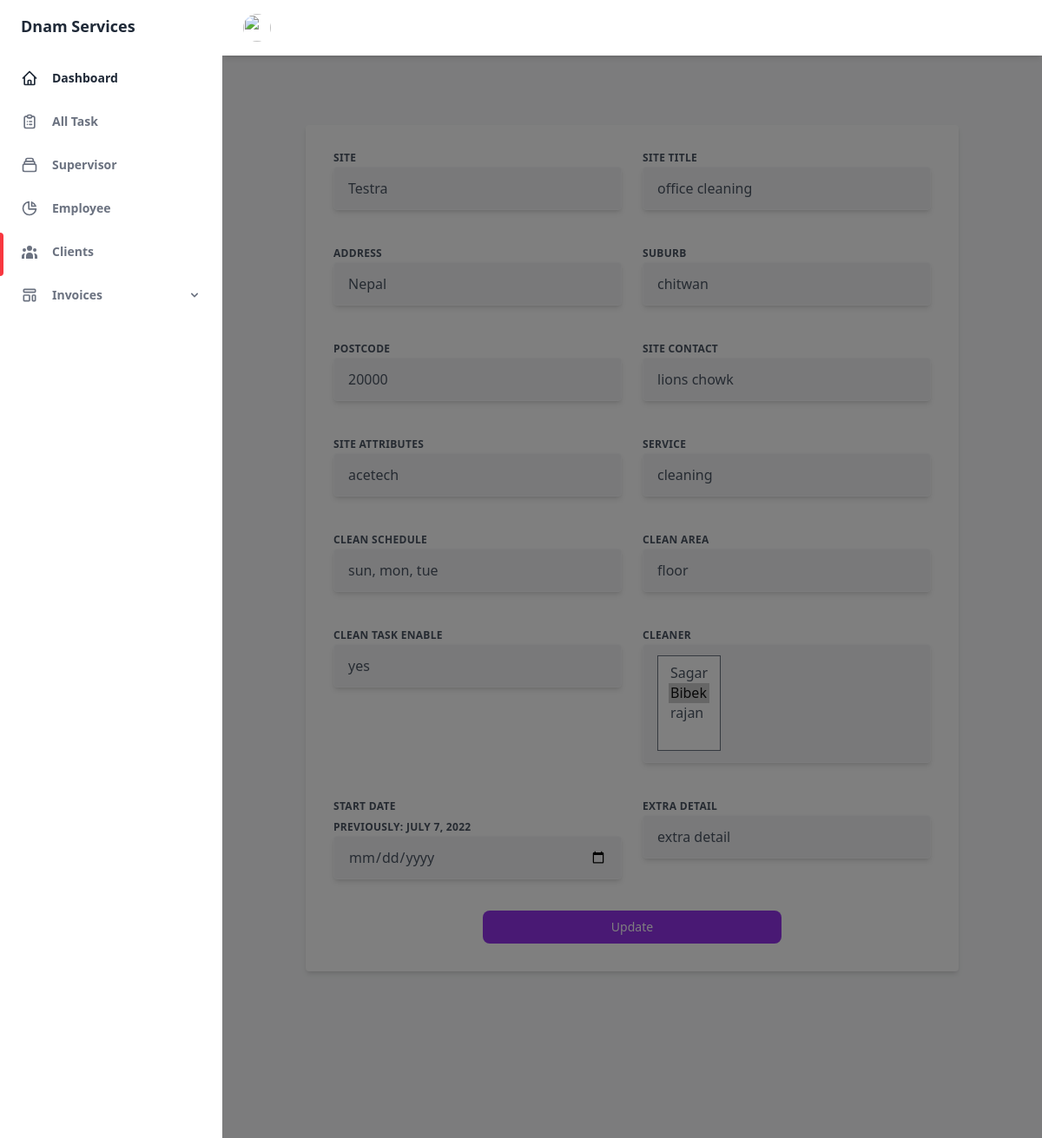
Screenshot of /editsite/17 (signed in) with the database file from the repository.
### dnamservices/models.py (models this page shows, shortened)
class Sites(models.Model):
    site_name = models.CharField(max_length=50)
    client = models.ForeignKey(Client, on_delete=models.CASCADE)
    site_title = models.CharField(max_length=50)
    address = models.CharField(max_length=50, default="", blank=True)
    suburb = models.CharField(max_length=50, default="", blank=True)
    postcode = models.CharField(max_length=50, default="", blank=True)
    site_contact = models.CharField(max_length=50, default="", blank=True)
    site_attribute = models.CharField(max_length=100, default="", blank=True)
    service = models.CharField(max_length=100, default="", blank=True)
    clean_schedule = models.CharField(max_length=100, default="", blank=True)
    clean_area = models.CharField(max_length=50, default="", blank=True)
    clean_task_enable = models.CharField(default="", max_length=10, choices=clean_task_enable, blank=True)
    cleaner = models.ManyToManyField(Employee, default="", blank=True)
    startdate = models.DateField(auto_now=False, auto_now_add=False, blank=True)
    extra_detail = models.TextField(blank=True)
    sunday = models.IntegerField(default="0", blank=True)
    monday = models.IntegerField(default="0", blank=True)
    tuesday = models.IntegerField(default="0", blank=True)
    wednesday = models.IntegerField(default="0", blank=True)
    thrusday = models.IntegerField(default="0", blank=True)
    friday = models.IntegerField(default="0", blank=True)
    saturday = models.IntegerField(default="0", blank=True)
    enter = models.BooleanField("save")
    remove = models.BooleanField("delete",default=False)

### dnamservices/views.py (the view, shortened to what this page needs)
# urls.py: path('editsite/<str:pk>', EditSitesView, name="editsite"),
@login_required()
def EditSitesView(request, pk):
    template_name = "dnam/dashboard/clients/editsites.html"
    site = Sites.objects.get(id=pk)
    employee = Employee.objects.all()
    form = EditSitesForm(instance=site)
    context = {
        'site':site,
        'form':form,
        'employee':employee,
    }
    return render(request, template_name, context)

### dnamservices/forms.py
class EditSitesForm(forms.ModelForm):
    class Meta:
        model = Sites
        fields = '__all__'
        exclude = ['client', 'sunday', 'monday', 'tuesday', 'wednesday', 'thrusday', 'friday', 'saturday', 'enter']

### dnamservices/models.py (called while the page is built)
    def __str__(self):
        return str(self.employee_name)

### theme/templates/dnam/dashboard/clients/editsites.html (shortened to what this page needs)
{% extends 'base.html' %}
{% block clients-active %}
<span
                class="absolute inset-y-0 left-0 w-1 bg-[#f8373f] rounded-tr-lg rounded-br-lg"
                aria-hidden="true"
              ></span>
{% endblock clients-active %}
{% block content %}
<main class="h-full overflow-y-auto">
    <div class=" mx-auto max-w-6xl py-20 px-12 lg:px-24  mb-24">
        <form method="POST">
          <div class="bg-white shadow-md rounded px-8 pt-6 pb-8 mb-4 flex flex-col">
            <div class="-mx-3 md:flex mb-6">
              <div class="md:w-1/2 px-3 mb-6 md:mb-0">
                <label class="uppercase tracking-wide text-gray-600  text-xs font-bold mb-2" for="company">
                 Site
                </label>
                <input class="w-full  text-gray-600 bg-gray-100 shadow-md border border-gray-50 rounded py-3 px-4 mb-3" id="company" type="text" name="site_name" value="{{site.site_name}}" required>
              </div>
              <div class="md:w-1/2 px-3">
                <label class="uppercase tracking-wide text-gray-600  text-xs font-bold mb-2" for="title">
                  Site Title
                </label>
                <input class="w-full  text-gray-600 bg-gray-100 shadow-md border border-gray-50 rounded py-3 px-4 mb-3" id="title" type="text" name="site_title" value="{{site.site_title}}">
              </div>
            </div>
            <div class="-mx-3 md:flex mb-6">
                <div class="md:w-1/2 px-3 mb-6 md:mb-0">
                    <label class="uppercase tracking-wide text-gray-600  text-xs font-bold mb-2" for="company">
                      Address
                    </label>
                    <input class="w-full  text-gray-600 bg-gray-100 shadow-md border border-gray-50 rounded py-3 px-4 mb-3 outline-none" id="company" type="text" name="address" value="{{site.address}}">
                  </div>
                  <div class="md:w-1/2 px-3">
                    <label class="uppercase tracking-wide text-gray-600  text-xs font-bold mb-2" for="title">
                     Suburb
                    </label>
                    <input class="w-full  text-gray-600 bg-gray-100 shadow-md border border-gray-50 rounded py-3 px-4 mb-3" id="title" type="text" name="suburb" value="{{site.suburb}}">
                  </div>
            </div>
            <div class="-mx-3 md:flex mb-6">
                <div class="md:w-1/2 px-3 mb-6 md:mb-0">
                    <label class="uppercase tracking-wide text-gray-600 text-xs font-bold mb-2" for="company">
                      Postcode
                    </label>
                    <input class="w-full  text-gray-600 bg-gray-100 shadow-md border border-gray-50 rounded py-3 px-4 mb-3" id="company" type="text" name="postcode" value="{{site.postcode}}">
                  </div>
                  <div class="md:w-1/2 px-3">
                    <label class="uppercase tracking-wide text-gray-600  text-xs font-bold mb-2" for="title">
                      Site Contact
                    </label>
                    <input class="w-full  text-gray-600 bg-gray-100 shadow-md border border-gray-50 rounded py-3 px-4 mb-3" id="title" type="text" name="site_contact" value="{{site.site_contact}}">
                  </div>
            </div>
            <div class="-mx-3 md:flex mb-6">
                  <div class="md:w-1/2 px-3">
                    <label class="uppercase tracking-wide text-gray-600  text-xs font-bold mb-2" for="title">
                      Site Attributes
                    </label>
                    <input class="w-full  text-gray-600 bg-gray-100 shadow-md border border-gray-50 rounded py-3 px-4 mb-3" id="title" type="text"  name="site_attribute" value="{{site.site_attribute}}">
                  </div>
                  <div class="md:w-1/2 px-3 mb-6 md:mb-0">
                    <label class="uppercase tracking-wide text-gray-600  text-xs font-bold mb-2" for="company">
                     Service
                    </label>
                    <input class="w-full  text-gray-600 bg-gray-100 shadow-md border border-gray-50 rounded py-3 px-4 mb-3" id="company" type="text" name="service" value="{{site.service}}">
                  </div>
            </div>
            <div class="-mx-3 md:flex mb-6">
                  <div class="md:w-1/2 px-3">
                    <label class="uppercase tracking-wide text-gray-600  text-xs font-bold mb-2" for="title">
                      Clean Schedule
                    </label>
                    <input class="w-full  text-gray-600 bg-gray-100 shadow-md border border-gray-50 rounded py-3 px-4 mb-3" id="title" type="text" name="clean_schedule" value="{{site.clean_schedule}}">
                  </div>
                  <div class="md:w-1/2 px-3 mb-6 md:mb-0">
                    <label class="uppercase tracking-wide text-gray-600  text-xs font-bold mb-2" for="company">
                     Clean Area
                    </label>
                    <input class="w-full  text-gray-600 bg-gray-100 shadow-md border border-gray-50 rounded py-3 px-4 mb-3" id="company" type="text" name="clean_area" value="{{site.clean_area}}">
                  </div>
            </div>
            <div class="-mx-3 md:flex mb-6">
                <div class="md:w-1/2 px-3">
                  <label class="uppercase tracking-wide text-gray-600  text-xs font-bold mb-2" for="title">
                    Clean Task Enable
                  </label>
                  <input class="w-full  text-gray-600 bg-gray-100 shadow-md border border-gray-50 rounded py-3 px-4 mb-3" id="title" type="text" name="clean_task_enable" value="{{site.clean_task_enable}}">
                </div>
                <div class="md:w-1/2 px-3 mb-6 md:mb-0">
                  <label class="uppercase tracking-wide text-gray-600  text-xs font-bold mb-2" for="company">
                   Cleaner
                  </label>
                  <div class="w-full  text-gray-600 bg-gray-100 shadow-md border border-gray-50 rounded py-3 px-4 mb-3" >
                  {{form.cleaner}}
                  </div>
              </div>
          </div>
          <div class="-mx-3 md:flex mb-6">
            <div class="md:w-1/2 px-3">
              <label class="uppercase tracking-wide text-gray-600  text-xs font-bold mb-2" for="title">
                Start Date
              </label><br>
              <label class="uppercase tracking-wide text-gray-600  text-xs font-bold mb-2" for="title">
                Previously:
                {{site.startdate}}
              </label>
              <input class="w-full  text-gray-600 bg-gray-100 shadow-md border border-gray-50 rounded py-3 px-4 mb-3" id="title" type="date" name="startdate" value="{{site.startdate}}">
            </div>
            <div class="md:w-1/2 px-3 mb-6 md:mb-0">
              <label class="uppercase tracking-wide text-gray-600  text-xs font-bold mb-2" for="company">
              Extra Detail
              </label>
              <input class="w-full  text-gray-600 bg-gray-100 shadow-md border border-gray-50 rounded py-3 px-4 mb-3" id="company" type="text" name="extra_detail" value="{{site.extra_detail}}">
            </div>
            </div>
            <div class="flex justify-center">
              <input type="submit"
              class="flex items-center justify-center md:w-1/2  px-4 py-2 text-sm font-medium leading-5 text-white transition-colors duration-150 bg-purple-600 border border-transparent rounded-lg active:bg-purple-600 hover:bg-purple-700 focus:outline-none focus:shadow-outline-purple"
              value="Update">
            </div>
          </div>
        </form>
      </div>
</main>
{% endblock content %}

### rows the page displays
Sites: site_name "Testra", site_title "office cleaning", address "Nepal", suburb "chitwan", postcode "20000", site_contact "lions chowk", site_attribute "acetech", service "cleaning", clean_schedule "sun, mon, tue", clean_area "floor", clean_task_enable "yes", startdate "JULY 7, 2022", extra_detail "extra detail"
